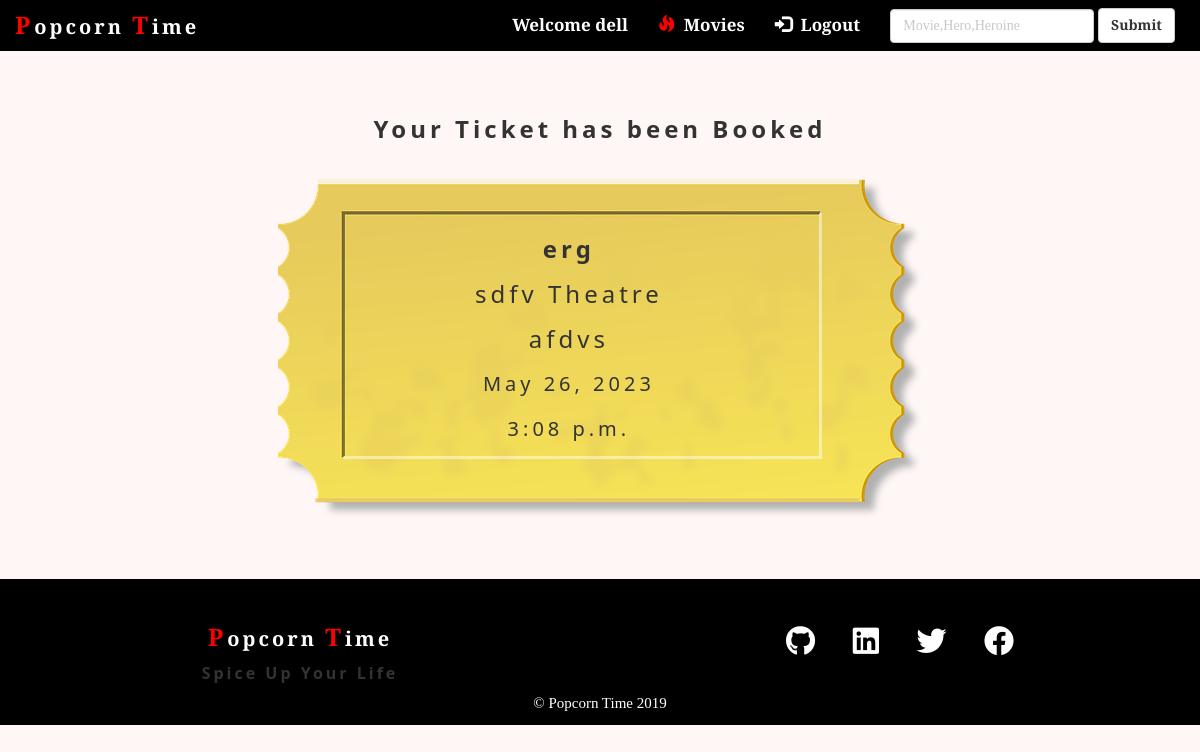
Screenshot of /booked/1/ (signed in) with the database file from the repository.
### dashboard/models.py (models this page shows, shortened)
class show(models.Model) :
    date = models.DateField()
    time = models.TimeField()
    price = models.IntegerField()
    screen = models.ForeignKey(screen,related_name="show_screen",on_delete=models.CASCADE)
    theatre = models.ForeignKey(theatre,related_name="show_theatre",on_delete=models.CASCADE)
    movie = models.ForeignKey(movie,related_name="show_movie",on_delete=models.CASCADE)

class movie(models.Model) :
    name = models.CharField(max_length=50)
    hero = models.CharField(max_length=30)
    heroine = models.CharField(max_length=30)
    director = models.CharField(max_length=30)
    genre = models.CharField(max_length=150,help_text='Seperate genre with spaces',null=True)
    language = models.CharField(max_length=150,help_text='Seperate language with spaces',null=True)
    description = models.TextField(default='Description Text')
    release_date = models.DateField(help_text='mm/dd/yyyy')
    runtime_in_minutes = models.IntegerField(validators=[MaxValueValidator(200)])
    trailer = models.CharField(max_length=1000)
    thumbnail_image = models.ImageField(upload_to='movie_thumbs')
    slideshow_image = models.ImageField(upload_to='movie_thumbs',default='true')

class theatre(models.Model) :
    name = models.CharField(max_length=30)
    address = models.CharField(max_length=100)
    phone = models.BigIntegerField()
    theatre_manager = models.ForeignKey(theatre_manager,related_name="theatre",on_delete=models.CASCADE)

class screen(models.Model) :
    name = models.CharField(max_length=20)
    no_of_rows = models.IntegerField(validators=[MaxValueValidator(75)])
    no_of_columns = models.IntegerField(validators=[MaxValueValidator(50)])
    theatre = models.ForeignKey(theatre,related_name="screen",on_delete=models.CASCADE)

### main/views.py (the view)
# urls.py: re_path(r'^booked/(?P<pk>\d+)/',views.booked.as_view(),name="booked"),
class booked(LoginRequiredMixin,DetailView) :
    context_object_name = 'show'
    model = models.show
    template_name = 'main/confirm_movie.html'

### main/templates/main/confirm_movie.html (shortened to what this page needs)
{% extends 'main/layout.html' %}
{% load static %}
{% block content %}
<div class="container" style="margin-top : 30px;margin-bottom:60px;">
    <h3><strong>Your Ticket has been Booked</strong></h3></br>
    <img src="{% static 'image/ticket.png' %}" alt="Ticket" class="img img-responsive center-block"/>
    <div class="top-left">
        <h3><strong>{{ show.movie.name }}</strong></h3>
        <h3>{{show.theatre.name }} Theatre</h3>
        <h3>{{show.screen.name }}</h3>
        <h4>{{show.date }}</h4>
        <h4>{{show.time }}</h4>
    </div>
</div>
{% endblock %}

### main/templates/main/layout.html (shortened to what this page needs)
<!DOCTYPE html>
<html lang="en">
{% load static %}
<head>
  <link rel="stylesheet" type="text/css" href="{% static 'css/bootstrap.min.css' %}">
  <link rel="stylesheet" type="text/css" href="{% static 'css/w3.css' %}">
  <link rel="stylesheet" href="https://use.fontawesome.com/releases/v5.8.1/css/all.css"
>
  <link rel="stylesheet" type="text/css" href="{% static 'css/main.css' %}">
</head>
<body style="background-color:rgb(255, 246, 246)">
    <nav class="navbar navbar-inverse navbar-static-top hidden-sm hidden-xs" id="navigation_bar">
      <div class="container-fluid">
        <div class="navbar-header">
          <a class="navbar-brand" href="{% url 'main:index' %}" style="color: rgb(255, 255, 255);"><strong><span
                id="first_letter">P</span>opcorn <span id="first_letter">T</span>ime</strong></a>
        </div>
        <div class="collapse navbar-collapse" id="myNavbar">
          <ul class="nav navbar-nav navbar-right " style="text-align: center;margin-right : 10px;">
            {% if user.is_authenticated %}
          <li><a href="{% url 'main:accounts' pk=user.id user=user.username %}"><strong>Welcome {{ user.username }}</strong></a></li>
          {% endif %}
          <li><a href="{% url 'main:movies' %}"><strong><span class="glyphicon glyphicon-fire" style="color: red;"></span>&nbsp;
                Movies</strong></a></li>
          {% if user.is_authenticated %}
          <li><a href="{% url 'logout' %}"><strong><span class="glyphicon glyphicon-log-in"></span>&nbsp; Logout</strong></a></li>
          {% else %}
          <li><a href="{% url 'main:signup' %}"><strong><span class="glyphicon glyphicon-user"></span>&nbsp;Signup</strong></a></li>
          <li><a href="{% url 'login' %}"><strong><span class="glyphicon glyphicon-log-in"></span>&nbsp; Login</strong></a></li>
          {% endif %}
            <form class="navbar-form navbar-right" action="{% url 'main:search' %}" method="POST">
              <div class="form-group">
                <input type="text" class="form-control" placeholder="Movie,Hero,Heroine" name="search" >
              </div>
              <button type="submit" class="btn btn-default"><strong>Submit</strong></button>
            </form>
          </ul>
        </div>
      </div>
    </nav>
    {% block content %}
    {% endblock %}
    <div class="container-fluid" style="background-color: rgb(0,0,0);padding-top: 40px;">
        <div class="row">
          <div class="col-lg-6" style="text-align: center;">
            <a class="footer-brand" href="#" style="color: rgb(255, 255, 255);"><strong><span
                  id="first_letter">P</span>opcorn <span id="first_letter">T</span>ime</strong></a>
            <h6 class="footer-brand" style="font-size : 16px;"><strong>Spice Up Your Life</strong></h6>
          </div>
          <div class="col-lg-6" style="text-align: center;">
            <a href="#" style="font-size: 30px;padding-right : 30px;color: rgb(255, 255, 255)"> <i
                class="fab fa-github"></i> </a>
            <a href="#" style="font-size: 30px;color: rgb(255, 255, 255);padding-right : 30px;"> <i
                class="fab fa-linkedin"></i> </a>
            <a href="#" style="font-size: 30px;color: rgb(255, 255, 255);padding-right : 30px;"> <i
                class="fab fa-twitter"></i> </a>
            <a href="#" style="font-size: 30px;color: rgb(255, 255, 255)"> <i class="fab fa-facebook"></i> </a>
          </div>
        </div>
        <p style="text-align : center;color : rgb(255,255,255);">&copy; Popcorn Time 2019</p>
      </div>
    </body>
    </html>

### static/css/w3.css (style rules this page uses)
html { box-sizing:border-box }
*,*:before,*:after { box-sizing:inherit }
html { -ms-text-size-adjust:100%;-webkit-text-size-adjust:100% }
body { margin:0 }
article,aside,details,figcaption,figure,footer,header,main,menu,nav,section,summary { display:block }
a { background-color:transparent;-webkit-text-decoration-skip:objects }
img { border-style:none }
button,input,select,textarea { font:inherit;margin:0 }
button,input { overflow:visible }
button,select { text-transform:none }
button,html [type=button],[type=reset],[type=submit] { -webkit-appearance:button }
html,body { font-family:Verdana,sans-serif;font-size:15px;line-height:1.5 }
html { overflow-x:hidden }
h3 { font-size:24px }
h4 { font-size:20px }
h6 { font-size:16px }
h1,h2,h3,h4,h5,h6 { font-family:"Segoe UI",Arial,sans-serif;font-weight:400;margin:10px 0 }
img { vertical-align:middle }
a { color:inherit }

### static/css/main.css (style rules this page uses)
* { margin: 0; padding: 0; border: 0; }
body { font-family: 'Bitter', serif; }
#myNavbar > ul > li > a { font-size: 17px; color : rgb(255,255,255); }
#navigation_bar { background-color : rgb(0,0,0); border : none; }
#first_letter { color : rgb(255,0,0); font-size : 24px; letter-spacing : 4px; }
.navbar-brand,.footer-brand { font-size: 20px; letter-spacing: 3px; }

### main/templates/main/confirm_movie.html (style rules this page uses)
.container { position: relative; text-align: center }
.top-left { position: absolute; top: 120px; left: 460px; }
h3,h4 { letter-spacing: 4px; line-height: 35px; }

### rows the page displays
show: movie.name "erg", theatre.name "sdfv", screen.name "afdvs", date "May 26, 2023", time "3:08 p.m."

### other values shown
{{ user.username }} "dell"
